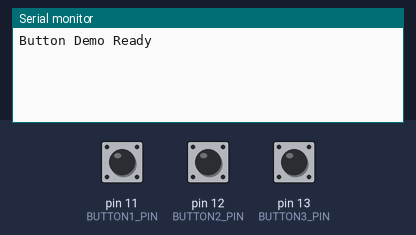
A sketch run on a simulated Arduino Uno, built with avr-gcc and run on an emulated ATmega328P. On the bench: the last lines printed to the serial monitor. Inputs (shaded band) come from the test bench; at power-on: pin 11 (BUTTON1_PIN) HIGH, pin 12 (BUTTON2_PIN) HIGH, pin 13 (BUTTON3_PIN) HIGH.

Above: at 1.2 s.
1.3 s: pin 11 (BUTTON1_PIN) pulled LOW for 0.15 s
At 2.6 s:
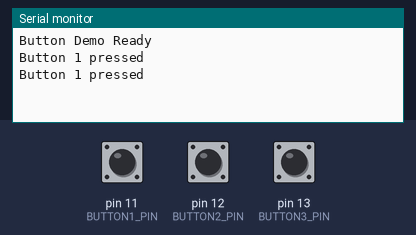
2.9 s: pin 12 (BUTTON2_PIN) pulled LOW for 0.15 s
At 4.2 s:
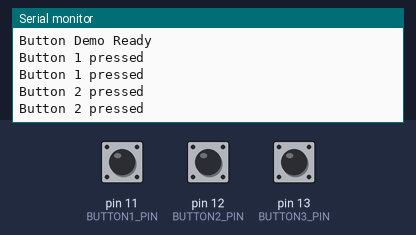
4.5 s: pin 13 (BUTTON3_PIN) pulled LOW for 0.15 s
At 5.4 s:
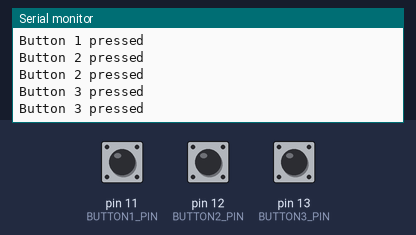
Timing chart, 0 to 7.5 s (numbered marks = the images above; inputs shaded):
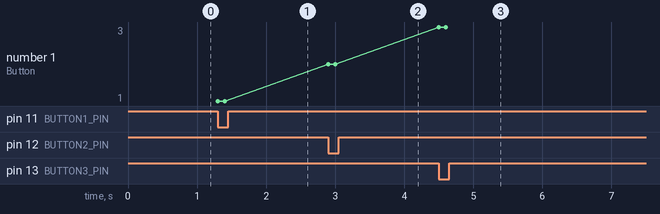

The sketch:

01.button.ino
```cpp
/**
 * ESP32-S3 按钮示例
 *
 * 接线: 按钮一端接GPIO，另一端接GND
 *   按钮1 -> GPIO 11
 *   按钮2 -> GPIO 12
 *   按钮3 -> GPIO 13
 */

#include <Arduino.h>

#define BUTTON1_PIN  11
#define BUTTON2_PIN  12
#define BUTTON3_PIN  13

void setup() {
    Serial.begin(115200);

    pinMode(BUTTON1_PIN, INPUT_PULLUP);
    pinMode(BUTTON2_PIN, INPUT_PULLUP);
    pinMode(BUTTON3_PIN, INPUT_PULLUP);

    Serial.println("Button Demo Ready");
}

void loop() {
    if (digitalRead(BUTTON1_PIN) == LOW) {
        Serial.println("Button 1 pressed");
    }
    if (digitalRead(BUTTON2_PIN) == LOW) {
        Serial.println("Button 2 pressed");
    }
    if (digitalRead(BUTTON3_PIN) == LOW) {
        Serial.println("Button 3 pressed");
    }
    delay(100);
}
```

Measured:
- after the input at 1.3 s, the serial monitor: prints a new line at once (image 1)
- after the input at 2.9 s, the serial monitor: prints a new line at once (image 2)
- after the input at 4.5 s, the serial monitor: prints a new line at once (image 3)
- plotted number 1: 1 → 2 after the input at 2.9 s, 2 → 3 after the input at 4.5 s
